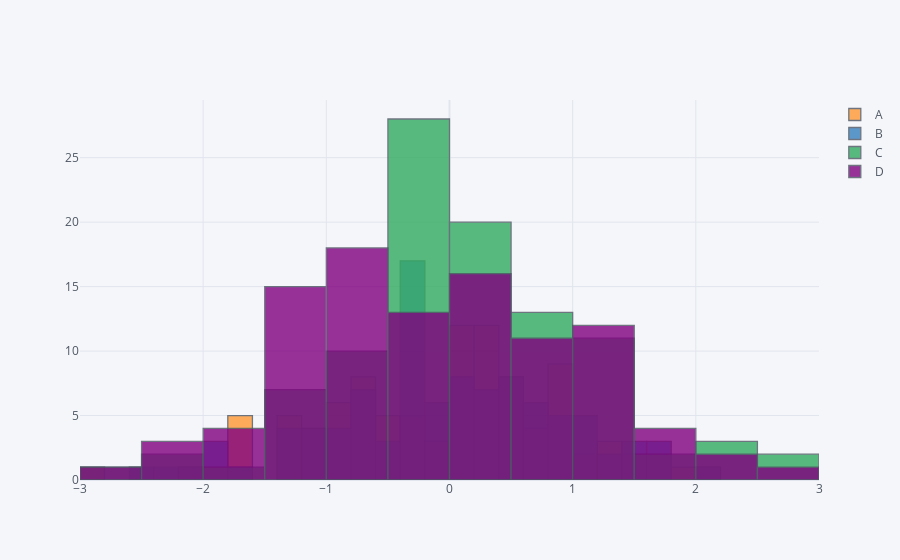

The cell this chart's notebook holds for it:
### Code cell
df.iplot(kind='hist',bins=25)
